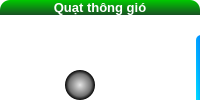
                     <widget class="QFrame" name="Bot_Ctrl_frame_2">
                      <property name="styleSheet">
                       <string notr="true">background-color: rgb(255, 255, 255);
border-radius: 10px;</string>
                      </property>
                      <property name="frameShape">
                       <enum>QFrame::StyledPanel</enum>
                      </property>
                      <property name="frameShadow">
                       <enum>QFrame::Raised</enum>
                      </property>
                      <layout class="QVBoxLayout" name="verticalLayout_26">
                       <property name="spacing">
                        <number>0</number>
                       </property>
                       <property name="leftMargin">
                        <number>0</number>
                       </property>
                       <property name="topMargin">
                        <number>0</number>
                       </property>
                       <property name="rightMargin">
                        <number>0</number>
                       </property>
                       <property name="bottomMargin">
                        <number>0</number>
                       </property>
                       <item>
                        <widget class="QPushButton" name="Bot_Ctrl_frame2_header">
                         <property name="font">
                          <font>
                           <family>Segoe UI</family>
                           <pointsize>10</pointsize>
                           <weight>75</weight>
                           <bold>true</bold>
                          </font>
                         </property>
                         <property name="styleSheet">
                          <string notr="true">color: rgb(255, 255, 255);
background-color: qlineargradient(spread:pad, x1:0, y1:0, x2:0, y2:1, stop:0 rgba(0, 201, 0, 255), stop:1 rgba(25, 81, 36, 255));
border-bottom-left-radius: 0px;
border-bottom-right-radius: 0px;</string>
                         </property>
                         <property name="text">
                          <string>Quạt thông gió</string>
                         </property>
                        </widget>
                       </item>
                       <item>
                        <widget class="QFrame" name="Bot_Ctrl_frame2_body">
                         <property name="frameShape">
                          <enum>QFrame::StyledPanel</enum>
                         </property>
                         <property name="frameShadow">
                          <enum>QFrame::Raised</enum>
                         </property>
                         <widget class="QLabel" name="label_17">
                          <property name="geometry">
                           <rect>
                            <x>20</x>
                            <y>10</y>
                            <width>120</width>
                            <height>120</height>
                           </rect>
                          </property>
                          <property name="styleSheet">
                           <string notr="true">	border-radius: 60px;
	
background-color: qconicalgradient(cx:0.5, cy:0.5, angle:0, stop:0.0866477 rgba(130, 255, 0, 0), stop:0.0892553 rgba(128, 255, 255, 255), stop:0.241798 rgba(0, 22, 255, 255), stop:0.244405 rgba(130, 255, 0, 0), stop:0.425221 rgba(130, 255, 0, 0), stop:0.426525 rgba(128, 255, 255, 255), stop:0.579068 rgba(0, 22, 255, 255), stop:0.582979 rgba(130, 255, 0, 0), stop:0.764205 rgba(130, 255, 0, 0), stop:0.76942 rgba(128, 255, 255, 255), stop:0.912836 rgba(0, 22, 255, 255), stop:0.915443 rgba(130, 255, 0, 0));</string>
                          </property>
                          <property name="text">
                           <string/>
                          </property>
                         </widget>
                         <widget class="QLabel" name="label_18">
                          <property name="geometry">
                           <rect>
                            <x>65</x>
                            <y>55</y>
                            <width>30</width>
                            <height>30</height>
                           </rect>
                          </property>
                          <property name="styleSheet">
                           <string notr="true">background-color: qradialgradient(spread:reflect, cx:0.5, cy:0.5, radius:0.5, fx:0.5, fy:0.5, stop:0 rgba(229, 229, 229, 255), stop:0.741294 rgba(113, 113, 113, 255), stop:1 rgba(0, 0, 0, 255));
border-radius: 15px;</string>
                          </property>
                          <property name="text">
                           <string/>
                          </property>
                         </widget>
                         <widget class="QPushButton" name="pushButton_7">
                          <property name="geometry">
                           <rect>
                            <x>0</x>
                            <y>-20</y>
                            <width>121</width>
                            <height>121</height>
                           </rect>
                          </property>
                          <property name="styleSheet">
                           <string notr="true">background-color: rgba(255, 255, 255, 0);</string>
                          </property>
                          <property name="text">
                           <string/>
                          </property>
                          <property name="icon">
                           <iconset>
                            <normaloff>C:/Users/A315-56/.designer/backup/image/282-2825512_smoke-png-for-creating-brush-smoke-transparent-png-removebg-preview.png</normaloff>C:/Users/A315-56/.designer/backup/image/282-2825512_smoke-png-for-creating-brush-smoke-transparent-png-removebg-preview.png</iconset>
                          </property>
                          <property name="iconSize">
                           <size>
                            <width>100</width>
                            <height>100</height>
                           </size>
                          </property>
                         </widget>
                         <widget class="QPushButton" name="pushButton_8">
                          <property name="geometry">
                           <rect>
                            <x>10</x>
                            <y>10</y>
                            <width>121</width>
                            <height>111</height>
                           </rect>
                          </property>
                          <property name="styleSheet">
                           <string notr="true">background-color: rgba(255, 255, 255, 0);</string>
                          </property>
                          <property name="text">
                           <string/>
                          </property>
                          <property name="icon">
                           <iconset>
                            <normaloff>C:/Users/A315-56/.designer/backup/image/hand-with-burning-matchstick-453905709-5703d7365f9b581408ae9da0-removebg-preview.png</normaloff>C:/Users/A315-56/.designer/backup/image/hand-with-burning-matchstick-453905709-5703d7365f9b581408ae9da0-removebg-preview.png</iconset>
                          </property>
                          <property name="iconSize">
                           <size>
                            <width>100</width>
                            <height>100</height>
                           </size>
                          </property>
                         </widget>
                         <widget class="QSlider" name="Fan_control">
                          <property name="geometry">
                           <rect>
                            <x>190</x>
                            <y>10</y>
                            <width>22</width>
                            <height>121</height>
                           </rect>
                          </property>
                          <property name="styleSheet">
                           <string notr="true">QSlider::groove:vertical{
	border: none;
	width: 10px;
	border-radius: 5px;
	margin: 10px;
	
	background-color: qlineargradient(spread:reflect, x1:0, y1:1, x2:1, y2:0, stop:0.0789133 rgba(0, 246, 255, 255), stop:0.467626 rgba(0, 171, 255, 255), stop:0.937904 rgba(0, 111, 255, 255));
}
QSlider::handle:vertical{
	border: 1px solid  rgb(150, 150, 150);
	background-color: qradialgradient(spread:pad, cx:0.5, cy:0.5, radius:0.5, fx:0.5, fy:0.5, stop:0.169154 rgba(74, 74, 55, 255), stop:1 rgba(255, 255, 255, 255));
	height: 20px;
	width: 20px;
	border-radius: 10px;
	margin: -6px;
}</string>
                          </property>
                          <property name="maximum">
                           <number>3</number>
                          </property>
                          <property name="singleStep">
                           <number>1</number>
                          </property>
                          <property name="pageStep">
                           <number>1</number>
                          </property>
                          <property name="orientation">
                           <enum>Qt::Vertical</enum>
                          </property>
                         </widget>
                         <zorder>label_17</zorder>
                         <zorder>pushButton_7</zorder>
                         <zorder>pushButton_8</zorder>
                         <zorder>label_18</zorder>
                         <zorder>Fan_control</zorder>
                        </widget>
                       </item>
                      </layout>
                     </widget>
